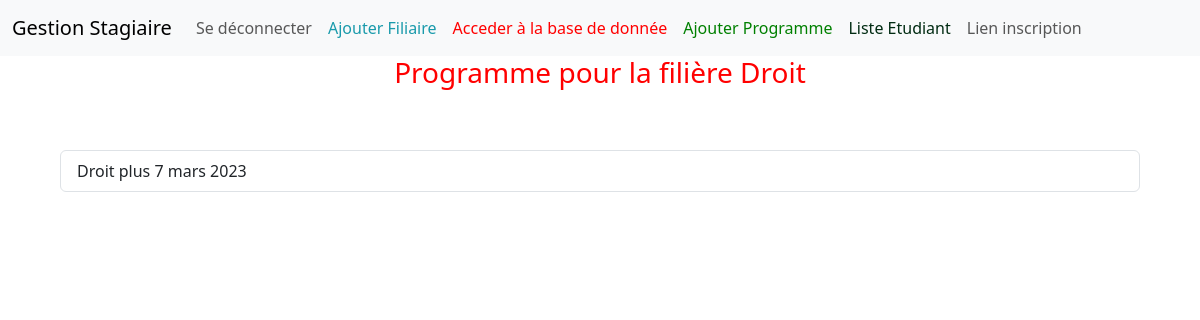
The app's page /program/2/ (signed in) with its own data.
### stagiaire/models.py (models this page shows, shortened)
class Filiaire(models.Model):
    filiaire = models.CharField(max_length=50,unique=True )
    bureau = models.CharField(max_length=50)
    def __str__(self):
        return self.filiaire

class Program(models.Model):
    programme = models.CharField(max_length=50)
    option = models.ForeignKey(Filiaire, on_delete=models.CASCADE)
    date = models.DateField()

### stagiaire/views.py (the view)
# urls.py: path('program/<int:option_id>/', ProgramListView.as_view(), name='program_list'),
class ProgramListView(ListView):
    model = Program
    template_name = 'program_list.html'
    def get_queryset(self):
        queryset = super().get_queryset()
        queryset = queryset.filter(option_id=self.kwargs['option_id'])
        return queryset
    def get_context_data(self, **kwargs):
        context = super().get_context_data(**kwargs)
        context['option'] = Filiaire.objects.get(pk=self.kwargs['option_id'])
        return context

### stagiaire/templates/program_list.html
{% extends 'base.html' %}
{% block content %}
  <h3 style="text-align:center;color:red;">Programme pour la filière {{ option }}</h3>
  <ul class="list-group" style="margin: 5%">
    {% for program in object_list %}
      <a class="list-group-item" >{{ program.programme }}  {{ program.date }}</a>
    {% empty %}
      <li>Aucun programme trouvé.</li>
    {% endfor %}
  </ul>
{% endblock %}

### records on screen
Filiaire: filiaire "Droit"
Program: programme "Droit plus", date "7 mars 2023"
